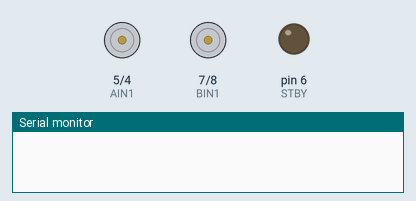
Bench run of a sketch on a simulated Arduino Uno, built with avr-gcc and run on an emulated ATmega328P. On the bench: motor-driver pin pairs drawn as motors (green arrow = first pin HIGH = forward, orange = second pin HIGH = backward, longer = more drive, scaled by the enable pin, stopped while the standby pin is LOW), output pins drawn as LEDs (lit = HIGH), the last lines printed to the serial monitor.

Above: at 0.1 s.
At 11.4 s:
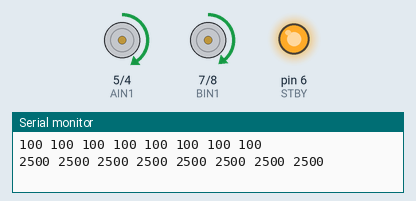
Timing chart, 0 to 12.9 s (numbered marks = the images above):
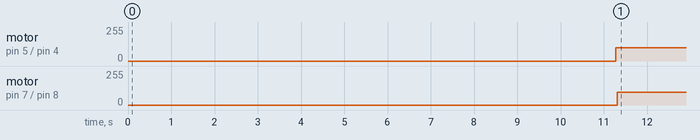

The sketch:

LF_PID.ino
```cpp
#include "LF_PID.h"

void setup() {
  pinMode(AIN1, OUTPUT);
  pinMode(AIN2, OUTPUT);
  pinMode(PWMA, OUTPUT);
  pinMode(BIN1, OUTPUT);
  pinMode(BIN2, OUTPUT);
  pinMode(PWMB, OUTPUT);
  pinMode(STBY, OUTPUT);
  manual_calibration();
  digitalWrite(STBY, HIGH);
}

void loop() {
  unsigned int sensors[NUM_SENSORS];
  int motorSpeed = computePID(sensors);
  setMotorSpeeds(motorSpeed);
}
```

LF_PID.cpp
```cpp
#include "LF_PID.h"

QTRSensorsRC qtrrc((unsigned char[]) {54, 55, 56, 57, 58, 59, 60, 61}, NUM_SENSORS, TIMEOUT, EMITTER_PIN);

unsigned int sensorValues[NUM_SENSORS];


void manual_calibration() {
  int i;
  for (i = 0; i < 250; i++) {                           // The calibration will take a few seconds
    qtrrc.calibrate(QTR_EMITTERS_ON);
    delay(20);
  }
  if (DEBUG) {                                          // If true, generate sensor dats via serial output
    Serial.begin(9600);
    for (int i = 0; i < NUM_SENSORS; i++) {
      Serial.print(qtrrc.calibratedMinimumOn[i]);
      Serial.print(' ');
    }
    Serial.println();
    for (int i = 0; i < NUM_SENSORS; i++) {
      Serial.print(qtrrc.calibratedMaximumOn[i]);
      Serial.print(' ');
    }
    Serial.println();
    Serial.println();
  }
}


int computePID(unsigned int sensors[]) {
  int position = qtrrc.readLine(sensors);           // Get the distance
  int error = position - 3500;                      // Get the error value - proportional term
  int lastError = 0;                                // Variables for PID operations
  int totalError = 0;
  int deltaError = error - lastError;               // Predicts the error through difference - derivative term
  int Pvalue = KP * error;                          // Compute the PID components P term, I term, D term
  int Ivalue = KI * totalError;
  int Dvalue = KD * deltaError;
  int motorSpeed = Pvalue + Ivalue + Dvalue;        // PID algorithm for the PID value
                                                    // The sum of present errors (P), accumulation of past errors (I) and prediction of future errors based on current rate of change (D)
                                                    // Necessary operations for past and future errors
  lastError = error;                                // Operation for error prediction - derivative term
  totalError += error;                              // Accumalates the error - integral term
  return motorSpeed;
}


void setMotorSpeeds(int motorSpeed) {
  int rightMotorSpeed = DEFAULT_SPEED + motorSpeed;
  int leftMotorSpeed = DEFAULT_SPEED - motorSpeed;

  if (rightMotorSpeed > MAX_SPEED) rightMotorSpeed = MAX_SPEED;         // Limit top speed
  if (leftMotorSpeed > MAX_SPEED) leftMotorSpeed = MAX_SPEED;

  if (rightMotorSpeed < 0) {                                            // Keep motors speed above 0
    digitalWrite(BIN1, LOW);
    digitalWrite(BIN2, HIGH);
    analogWrite(PWMB, abs(leftMotorSpeed));
    Serial.println("Left motor going backwards");
  }

  if (leftMotorSpeed < 0) {
    digitalWrite(AIN1, LOW);
    digitalWrite(AIN2, HIGH);
    analogWrite(PWMA, abs(rightMotorSpeed));
    Serial.println("Right motor going backwards");
  }

  digitalWrite(AIN1, HIGH);                                             // Set the motors
  digitalWrite(AIN2, LOW);
  analogWrite(PWMA, rightMotorSpeed);
  digitalWrite(BIN1, HIGH);
  digitalWrite(BIN2, LOW);
  analogWrite(PWMB, leftMotorSpeed);
}
```

LF_PID.h
```cpp
#ifndef LF_PID_H
#define LF_PID_H

#include <Arduino.h>
#include <QTRSensors.h>

#define KP 0                   // Proportional gain
#define KI 0                   // Integral gain
#define KD 0                   // Derivative gain
#define MAX_SPEED 140
#define DEFAULT_SPEED 100
#define MIDDLE_SENSOR 4, 5
#define NUM_SENSORS 8           // Number of sensors used
#define TIMEOUT 2500            // Waits for 2500 us for sensor outputs to go low
#define EMITTER_PIN 2           // Emitter is controlled by digital pin 2
#define DEBUG 1                 // Set to 1 if serial debug output needed

extern QTRSensorsRC qtrrc;
extern unsigned int sensorValues[NUM_SENSORS];

// pins for TB6612FNG
#define PWMA 3
#define AIN1 5
#define AIN2 4
#define PWMB 9
#define BIN1 7
#define BIN2 8
#define STBY 6

void manual_calibration();
int computePID(unsigned int sensors[]);
void setMotorSpeeds(int motorSpeed);

#endif
```

Measured:
- by itself, motor on pin 5 (AIN1) / pin 4 (AIN2): stopped → forward 100/255 at 11.3 s
- by itself, motor on pin 7 (BIN1) / pin 8 (BIN2): stopped → forward 95/255 at 11.3 s
